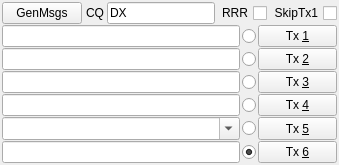
                   <widget class="QWidget" name="tab">
                    <property name="sizePolicy">
                     <sizepolicy hsizetype="Expanding" vsizetype="Preferred">
                      <horstretch>1</horstretch>
                      <verstretch>0</verstretch>
                     </sizepolicy>
                    </property>
                    <attribute name="title">
                     <string>1</string>
                    </attribute>
                    <layout class="QVBoxLayout" name="verticalLayout_11">
                     <property name="spacing">
                      <number>3</number>
                     </property>
                     <property name="leftMargin">
                      <number>2</number>
                     </property>
                     <property name="topMargin">
                      <number>2</number>
                     </property>
                     <property name="rightMargin">
                      <number>2</number>
                     </property>
                     <property name="bottomMargin">
                      <number>2</number>
                     </property>
                     <item>
                      <layout class="QVBoxLayout" name="verticalLayout_10">
                       <property name="spacing">
                        <number>1</number>
                       </property>
                       <item>
                        <layout class="QHBoxLayout" name="horizontalLayout_3">
                         <property name="spacing">
                          <number>1</number>
                         </property>
                         <item>
                          <widget class="QPushButton" name="genStdMsgsPushButton">
                           <property name="sizePolicy">
                            <sizepolicy hsizetype="Expanding" vsizetype="Preferred">
                             <horstretch>0</horstretch>
                             <verstretch>0</verstretch>
                            </sizepolicy>
                           </property>
                           <property name="minimumSize">
                            <size>
                             <width>60</width>
                             <height>0</height>
                            </size>
                           </property>
                           <property name="toolTip">
                            <string>Generate standard messages for minimal QSO</string>
                           </property>
                           <property name="text">
                            <string>GenMsgs</string>
                           </property>
                          </widget>
                         </item>
                         <item>
                          <spacer name="horizontalSpacer_4">
                           <property name="orientation">
                            <enum>Qt::Horizontal</enum>
                           </property>
                           <property name="sizeType">
                            <enum>QSizePolicy::Fixed</enum>
                           </property>
                           <property name="sizeHint" stdset="0">
                            <size>
                             <width>3</width>
                             <height>3</height>
                            </size>
                           </property>
                          </spacer>
                         </item>
                         <item>
                          <widget class="QLabel" name="label_8">
                           <property name="sizePolicy">
                            <sizepolicy hsizetype="Fixed" vsizetype="Preferred">
                             <horstretch>0</horstretch>
                             <verstretch>0</verstretch>
                            </sizepolicy>
                           </property>
                           <property name="text">
                            <string>CQ</string>
                           </property>
                          </widget>
                         </item>
                         <item>
                          <spacer name="horizontalSpacer_6">
                           <property name="orientation">
                            <enum>Qt::Horizontal</enum>
                           </property>
                           <property name="sizeType">
                            <enum>QSizePolicy::Fixed</enum>
                           </property>
                           <property name="sizeHint" stdset="0">
                            <size>
                             <width>2</width>
                             <height>2</height>
                            </size>
                           </property>
                          </spacer>
                         </item>
                         <item>
                          <widget class="QLineEdit" name="direction1LineEdit">
                           <property name="sizePolicy">
                            <sizepolicy hsizetype="Expanding" vsizetype="Preferred">
                             <horstretch>0</horstretch>
                             <verstretch>0</verstretch>
                            </sizepolicy>
                           </property>
                           <property name="minimumSize">
                            <size>
                             <width>30</width>
                             <height>0</height>
                            </size>
                           </property>
                           <property name="maximumSize">
                            <size>
                             <width>16777215</width>
                             <height>42</height>
                            </size>
                           </property>
                           <property name="sizeIncrement">
                            <size>
                             <width>0</width>
                             <height>0</height>
                            </size>
                           </property>
                           <property name="toolTip">
                            <string>&lt;html&gt;&lt;head/&gt;&lt;body&gt;&lt;p&gt;Directional CQ, range from AA to ZZ is being supported.&lt;/p&gt;&lt;/body&gt;&lt;/html&gt;</string>
                           </property>
                           <property name="text">
                            <string>DX</string>
                           </property>
                          </widget>
                         </item>
                         <item>
                          <widget class="QCheckBox" name="rrr1CheckBox">
                           <property name="sizePolicy">
                            <sizepolicy hsizetype="Fixed" vsizetype="Preferred">
                             <horstretch>0</horstretch>
                             <verstretch>0</verstretch>
                            </sizepolicy>
                           </property>
                           <property name="toolTip">
                            <string>Check to generate 'RRR' message, uncheck to generate 'RR73'</string>
                           </property>
                           <property name="layoutDirection">
                            <enum>Qt::RightToLeft</enum>
                           </property>
                           <property name="text">
                            <string>RRR</string>
                           </property>
                          </widget>
                         </item>
                         <item>
                          <widget class="QCheckBox" name="skipTx1">
                           <property name="sizePolicy">
                            <sizepolicy hsizetype="Fixed" vsizetype="Preferred">
                             <horstretch>0</horstretch>
                             <verstretch>0</verstretch>
                            </sizepolicy>
                           </property>
                           <property name="toolTip">
                            <string>&lt;html&gt;&lt;head/&gt;&lt;body&gt;&lt;p&gt;Skip transmitting message with QTH Grid locator&lt;/p&gt;&lt;/body&gt;&lt;/html&gt;</string>
                           </property>
                           <property name="layoutDirection">
                            <enum>Qt::RightToLeft</enum>
                           </property>
                           <property name="text">
                            <string>SkipTx1</string>
                           </property>
                          </widget>
                         </item>
                        </layout>
                       </item>
                       <item>
                        <layout class="QHBoxLayout" name="horizontalLayout_14">
                         <property name="spacing">
                          <number>2</number>
                         </property>
                         <item>
                          <widget class="QLineEdit" name="tx1">
                           <property name="sizePolicy">
                            <sizepolicy hsizetype="Expanding" vsizetype="Preferred">
                             <horstretch>3</horstretch>
                             <verstretch>0</verstretch>
                            </sizepolicy>
                           </property>
                           <property name="maximumSize">
                            <size>
                             <width>16777215</width>
                             <height>42</height>
                            </size>
                           </property>
                           <property name="sizeIncrement">
                            <size>
                             <width>0</width>
                             <height>0</height>
                            </size>
                           </property>
                           <property name="text">
                            <string/>
                           </property>
                          </widget>
                         </item>
                         <item>
                          <widget class="QRadioButton" name="txrb1">
                           <property name="sizePolicy">
                            <sizepolicy hsizetype="Minimum" vsizetype="Preferred">
                             <horstretch>0</horstretch>
                             <verstretch>0</verstretch>
                            </sizepolicy>
                           </property>
                           <property name="toolTip">
                            <string>Send this message in next Tx interval</string>
                           </property>
                           <property name="text">
                            <string/>
                           </property>
                           <property name="shortcut">
                            <string>Ctrl+1</string>
                           </property>
                           <property name="checked">
                            <bool>false</bool>
                           </property>
                           <attribute name="buttonGroup">
                            <string notr="true">buttonGroup</string>
                           </attribute>
                          </widget>
                         </item>
                         <item>
                          <widget class="QPushButton" name="txb1">
                           <property name="sizePolicy">
                            <sizepolicy hsizetype="Minimum" vsizetype="Preferred">
                             <horstretch>1</horstretch>
                             <verstretch>0</verstretch>
                            </sizepolicy>
                           </property>
                           <property name="minimumSize">
                            <size>
                             <width>55</width>
                             <height>0</height>
                            </size>
                           </property>
                           <property name="toolTip">
                            <string>Switch to this Tx message NOW</string>
                           </property>
                           <property name="layoutDirection">
                            <enum>Qt::LeftToRight</enum>
                           </property>
                           <property name="text">
                            <string>Tx &amp;1</string>
                           </property>
                           <property name="shortcut">
                            <string>Alt+1</string>
                           </property>
                          </widget>
                         </item>
                        </layout>
                       </item>
                       <item>
                        <layout class="QHBoxLayout" name="horizontalLayout_15">
                         <property name="spacing">
                          <number>2</number>
                         </property>
                         <item>
                          <widget class="QLineEdit" name="tx2">
                           <property name="sizePolicy">
                            <sizepolicy hsizetype="Expanding" vsizetype="Preferred">
                             <horstretch>3</horstretch>
                             <verstretch>0</verstretch>
                            </sizepolicy>
                           </property>
                           <property name="maximumSize">
                            <size>
                             <width>16777215</width>
                             <height>42</height>
                            </size>
                           </property>
                           <property name="sizeIncrement">
                            <size>
                             <width>0</width>
                             <height>0</height>
                            </size>
                           </property>
                          </widget>
                         </item>
                         <item>
                          <widget class="QRadioButton" name="txrb2">
                           <property name="sizePolicy">
                            <sizepolicy hsizetype="Minimum" vsizetype="Preferred">
                             <horstretch>0</horstretch>
                             <verstretch>0</verstretch>
                            </sizepolicy>
                           </property>
                           <property name="toolTip">
                            <string>Send this message in next Tx interval</string>
                           </property>
                           <property name="text">
                            <string/>
                           </property>
                           <property name="shortcut">
                            <string>Ctrl+2</string>
                           </property>
                           <attribute name="buttonGroup">
                            <string notr="true">buttonGroup</string>
                           </attribute>
                          </widget>
                         </item>
                         <item>
                          <widget class="QPushButton" name="txb2">
                           <property name="sizePolicy">
                            <sizepolicy hsizetype="Minimum" vsizetype="Preferred">
                             <horstretch>1</horstretch>
                             <verstretch>0</verstretch>
                            </sizepolicy>
                           </property>
                           <property name="minimumSize">
                            <size>
                             <width>55</width>
                             <height>0</height>
                            </size>
                           </property>
                           <property name="toolTip">
                            <string>Switch to this Tx message NOW</string>
                           </property>
                           <property name="text">
                            <string>Tx &amp;2</string>
                           </property>
                           <property name="shortcut">
                            <string>Alt+2</string>
                           </property>
                          </widget>
                         </item>
                        </layout>
                       </item>
                       <item>
                        <layout class="QHBoxLayout" name="horizontalLayout_16">
                         <property name="spacing">
                          <number>2</number>
                         </property>
                         <item>
                          <widget class="QLineEdit" name="tx3">
                           <property name="sizePolicy">
                            <sizepolicy hsizetype="Expanding" vsizetype="Preferred">
                             <horstretch>3</horstretch>
                             <verstretch>0</verstretch>
                            </sizepolicy>
                           </property>
                           <property name="maximumSize">
                            <size>
                             <width>16777215</width>
                             <height>42</height>
                            </size>
                           </property>
                          </widget>
                         </item>
                         <item>
                          <widget class="QRadioButton" name="txrb3">
                           <property name="sizePolicy">
                            <sizepolicy hsizetype="Minimum" vsizetype="Preferred">
                             <horstretch>0</horstretch>
                             <verstretch>0</verstretch>
                            </sizepolicy>
                           </property>
                           <property name="toolTip">
                            <string>Send this message in next Tx interval</string>
                           </property>
                           <property name="text">
                            <string/>
                           </property>
                           <property name="shortcut">
                            <string>Ctrl+3</string>
                           </property>
                           <attribute name="buttonGroup">
                            <string notr="true">buttonGroup</string>
                           </attribute>
                          </widget>
                         </item>
                         <item>
                          <widget class="QPushButton" name="txb3">
                           <property name="sizePolicy">
                            <sizepolicy hsizetype="Minimum" vsizetype="Preferred">
                             <horstretch>1</horstretch>
                             <verstretch>0</verstretch>
                            </sizepolicy>
                           </property>
                           <property name="minimumSize">
                            <size>
                             <width>55</width>
                             <height>0</height>
                            </size>
                           </property>
                           <property name="toolTip">
                            <string>Switch to this Tx message NOW</string>
                           </property>
                           <property name="text">
                            <string>Tx &amp;3</string>
                           </property>
                           <property name="shortcut">
                            <string>Alt+3</string>
                           </property>
                          </widget>
                         </item>
                        </layout>
                       </item>
                       <item>
                        <layout class="QHBoxLayout" name="horizontalLayout_17">
                         <property name="spacing">
                          <number>2</number>
                         </property>
                         <item>
                          <widget class="QLineEdit" name="tx4">
                           <property name="sizePolicy">
                            <sizepolicy hsizetype="Expanding" vsizetype="Preferred">
                             <horstretch>3</horstretch>
                             <verstretch>0</verstretch>
                            </sizepolicy>
                           </property>
                           <property name="maximumSize">
                            <size>
                             <width>16777215</width>
                             <height>42</height>
                            </size>
                           </property>
                          </widget>
                         </item>
                         <item>
                          <widget class="QRadioButton" name="txrb4">
                           <property name="sizePolicy">
                            <sizepolicy hsizetype="Minimum" vsizetype="Preferred">
                             <horstretch>0</horstretch>
                             <verstretch>0</verstretch>
                            </sizepolicy>
                           </property>
                           <property name="toolTip">
                            <string>Send this message in next Tx interval</string>
                           </property>
                           <property name="text">
                            <string/>
                           </property>
                           <property name="shortcut">
                            <string>Ctrl+4</string>
                           </property>
                           <attribute name="buttonGroup">
                            <string notr="true">buttonGroup</string>
                           </attribute>
                          </widget>
                         </item>
                         <item>
                          <widget class="QPushButton" name="txb4">
                           <property name="sizePolicy">
                            <sizepolicy hsizetype="Minimum" vsizetype="Preferred">
                             <horstretch>1</horstretch>
                             <verstretch>0</verstretch>
                            </sizepolicy>
                           </property>
                           <property name="minimumSize">
                            <size>
                             <width>55</width>
                             <height>0</height>
                            </size>
                           </property>
                           <property name="toolTip">
                            <string>Switch to this Tx message NOW</string>
                           </property>
                           <property name="text">
                            <string>Tx &amp;4</string>
                           </property>
                           <property name="shortcut">
                            <string>Alt+4</string>
                           </property>
                          </widget>
                         </item>
                        </layout>
                       </item>
                       <item>
                        <layout class="QHBoxLayout" name="horizontalLayout_18">
                         <property name="spacing">
                          <number>2</number>
                         </property>
                         <item>
                          <widget class="QComboBox" name="tx5">
                           <property name="sizePolicy">
                            <sizepolicy hsizetype="Expanding" vsizetype="Preferred">
                             <horstretch>3</horstretch>
                             <verstretch>0</verstretch>
                            </sizepolicy>
                           </property>
                           <property name="minimumSize">
                            <size>
                             <width>0</width>
                             <height>23</height>
                            </size>
                           </property>
                           <property name="maximumSize">
                            <size>
                             <width>16777215</width>
                             <height>42</height>
                            </size>
                           </property>
                           <property name="toolTip">
                            <string>Enter a free text message (maximum 13 characters)
or select a predefined macro from the dropdown list.
Press ENTER to add the current text to the predefined
list. The list can be maintained in Settings (F2).</string>
                           </property>
                           <property name="editable">
                            <bool>true</bool>
                           </property>
                           <property name="insertPolicy">
                            <enum>QComboBox::InsertAtBottom</enum>
                           </property>
                          </widget>
                         </item>
                         <item>
                          <widget class="QRadioButton" name="txrb5">
                           <property name="sizePolicy">
                            <sizepolicy hsizetype="Minimum" vsizetype="Preferred">
                             <horstretch>0</horstretch>
                             <verstretch>0</verstretch>
                            </sizepolicy>
                           </property>
                           <property name="toolTip">
                            <string>Send this message in next Tx interval</string>
                           </property>
                           <property name="text">
                            <string/>
                           </property>
                           <property name="shortcut">
                            <string>Ctrl+5</string>
                           </property>
                           <attribute name="buttonGroup">
                            <string notr="true">buttonGroup</string>
                           </attribute>
                          </widget>
                         </item>
                         <item>
                          <widget class="QPushButton" name="txb5">
                           <property name="sizePolicy">
                            <sizepolicy hsizetype="Minimum" vsizetype="Preferred">
                             <horstretch>1</horstretch>
                             <verstretch>0</verstretch>
                            </sizepolicy>
                           </property>
                           <property name="minimumSize">
                            <size>
                             <width>55</width>
                             <height>0</height>
                            </size>
                           </property>
                           <property name="toolTip">
                            <string>Switch to this Tx message NOW</string>
                           </property>
                           <property name="text">
                            <string>Tx &amp;5</string>
                           </property>
                           <property name="shortcut">
                            <string>Alt+5</string>
                           </property>
                          </widget>
                         </item>
                        </layout>
                       </item>
                       <item>
                        <layout class="QHBoxLayout" name="horizontalLayout_19">
                         <property name="spacing">
                          <number>2</number>
                         </property>
                         <item>
                          <widget class="QLineEdit" name="tx6">
                           <property name="sizePolicy">
                            <sizepolicy hsizetype="Expanding" vsizetype="Preferred">
                             <horstretch>3</horstretch>
                             <verstretch>0</verstretch>
                            </sizepolicy>
                           </property>
                           <property name="maximumSize">
                            <size>
                             <width>16777215</width>
                             <height>42</height>
                            </size>
                           </property>
                           <property name="text">
                            <string/>
                           </property>
                          </widget>
                         </item>
                         <item>
                          <widget class="QRadioButton" name="txrb6">
                           <property name="sizePolicy">
                            <sizepolicy hsizetype="Minimum" vsizetype="Preferred">
                             <horstretch>0</horstretch>
                             <verstretch>0</verstretch>
                            </sizepolicy>
                           </property>
                           <property name="toolTip">
                            <string>Send this message in next Tx interval</string>
                           </property>
                           <property name="text">
                            <string/>
                           </property>
                           <property name="shortcut">
                            <string>Ctrl+6</string>
                           </property>
                           <property name="checked">
                            <bool>true</bool>
                           </property>
                           <attribute name="buttonGroup">
                            <string notr="true">buttonGroup</string>
                           </attribute>
                          </widget>
                         </item>
                         <item>
                          <widget class="QPushButton" name="txb6">
                           <property name="sizePolicy">
                            <sizepolicy hsizetype="Minimum" vsizetype="Preferred">
                             <horstretch>1</horstretch>
                             <verstretch>0</verstretch>
                            </sizepolicy>
                           </property>
                           <property name="minimumSize">
                            <size>
                             <width>55</width>
                             <height>0</height>
                            </size>
                           </property>
                           <property name="toolTip">
                            <string>Switch to this Tx message NOW</string>
                           </property>
                           <property name="text">
                            <string>Tx &amp;6</string>
                           </property>
                           <property name="shortcut">
                            <string>Alt+6</string>
                           </property>
                          </widget>
                         </item>
                        </layout>
                       </item>
                      </layout>
                     </item>
                    </layout>
                   </widget>
